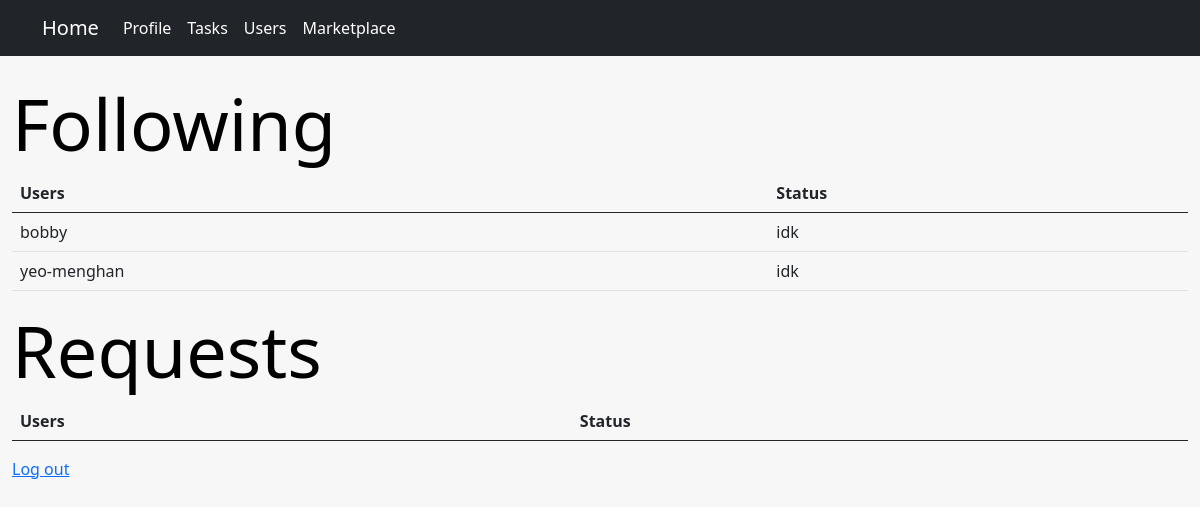
The page /main/ (signed in) on the database its author committed.
### main/models.py (models this page shows, shortened)
class Follow(models.Model):
    follower = models.ForeignKey(CustomUser, related_name="from_follow", on_delete=models.CASCADE)
    following = models.ForeignKey(CustomUser, related_name="to_follow", on_delete=models.CASCADE)
    date = models.DateField()

class CustomUser(models.Model):
    user = models.OneToOneField(User, on_delete=models.CASCADE)
    DEPARTMENT = (
        ('Operations', 'Operations'),
        ('Infocomm technology', 'Infocomm technology'),
        ('Engineering', 'Engineering'),
        ('Corportate', 'Corporate')
    )
    email = models.EmailField(unique=True)
    department = models.CharField(max_length=100, choices=DEPARTMENT)
    description = models.TextField("Description", max_length=600, default='', blank=True)
    points = models.IntegerField(default=0)
    tasks = models.ManyToManyField(Task, blank=True, related_name='users')

### main/views.py (the view)
# urls.py: path('', views.index, name="index"),
@login_required(login_url='/main/login')
def index(request):
    current_user = CustomUser.objects.get(user=request.user)
    following = Follow.objects.filter(follower = current_user)
    requests = Request.objects.filter(requested = current_user)
    return render(request, "main/index.html", {
        "following": following,
        "requests": requests,
    })

### main/templates/main/index.html (shortened to what this page needs)
{% extends "main/layout.html" %}
{% block body %}
<h1 class="display-2">Following</h1>
<table class="table">
    <thead>
    <tr>
        <th scope="col">Users</th>
        <th scope="col">Status</th>
    </tr>
    </thead>
    <tbody>
        {% for follow in following %}
        <tr>
            <td scope="row">{{ follow.following.user.username }}</th>
            <td>idk</td>
        </tr>
        {% endfor %}
    </tbody>
</table>
<h1 class="display-2">Requests</h1>
<table class="table">
    <thead>
    <tr>
        <th scope="col">Users</th>
        <th scope="col">Status</th>
    </tr>
    </thead>
</table>
<a href="{% url 'main:logout' %}">Log out</a>
{% endblock %}

### main/static/styles.css (style rules this page uses)
body { font-family: var(--bs-font-sans-serif); background-color: #f7f7f7; color: #000000; }

### rows shown on the page
Follow: following.user.username "bobby"
Follow: following.user.username "yeo-menghan"
